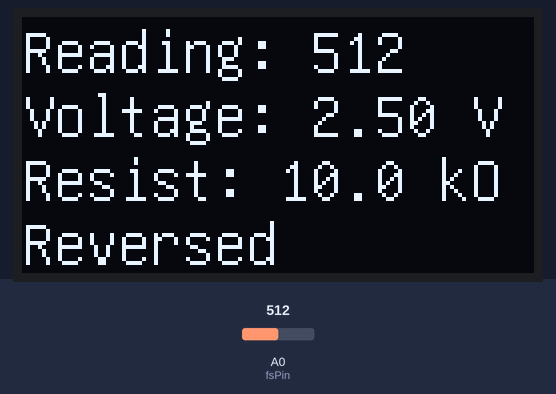
A sketch run on a simulated Arduino Uno, built with avr-gcc and run on an emulated ATmega328P. Parts: 128×64 one-colour display. The inputs (shaded band) are chosen by the test bench; at power-on: A0 (fsPin) = 512.

Above: at 1.2 s.
1.3 s: A0 (fsPin) set to 122
At 3.1 s:
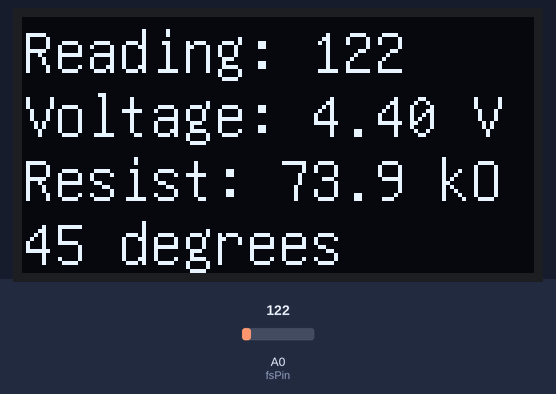
3.4 s: A0 (fsPin) set to 716
At 4.7 s:
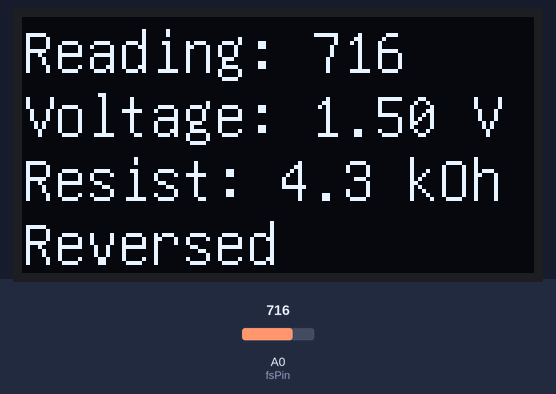
5.4 s: A0 (fsPin) set to 40
At 7.0 s:
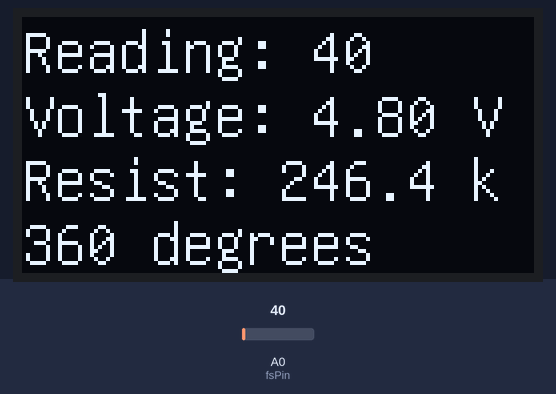
7.4 s: A0 (fsPin) set to 0
At 8.7 s:
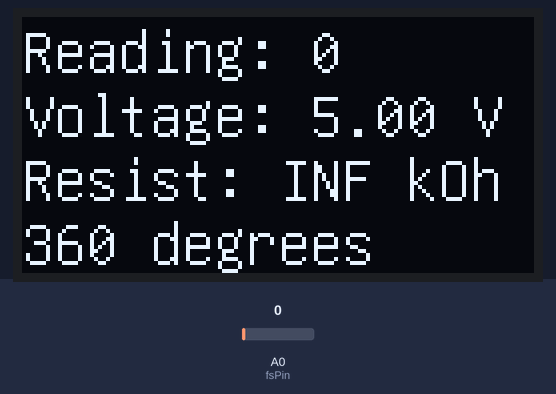
9.5 s: A0 (fsPin) set to 306
At 9.84 s:
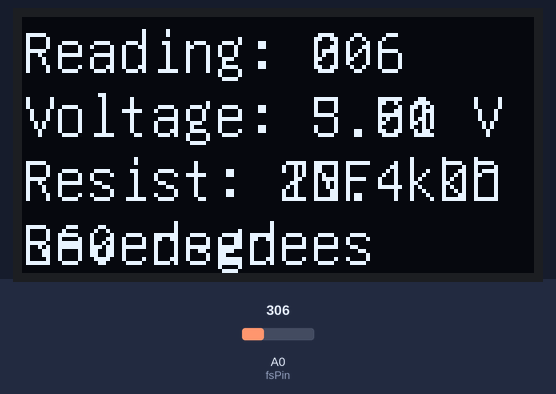
Timing chart, 0 to 12.5 s (numbered marks = the images above; inputs shaded):
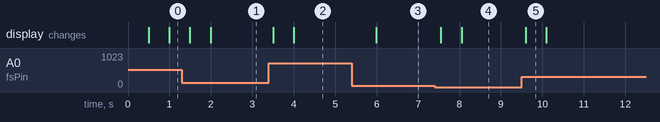

Measured:
- after the input at 1.3 s, the display: first changes after 0.19 s (image 1 shows a later state)
- after the input at 3.4 s, the display: first changes after 0.11 s (image 2 shows a later state)
- after the input at 5.4 s, the display: changes after 0.59 s (image 3)
- after the input at 7.4 s, the display: first changes after 0.14 s (image 4 shows a later state)
- after the input at 9.5 s, the display: changes after 0.10 s (image 5)
- what the display in image 5 shows lasts 0.5 s, from 9.6 s to 10.1 s

The sketch:

FlexSensor.ino
```cpp
/*
 *  Short flex sensor demo.
 *
 *  Connect one end of FSR to power and the other to a 10k pulldown resistor connected to ground.
 *  Connect A0 between the FSR and 10K resistor.
 *
 *  Resistance Values (a forward flex is toward smooth side, a reverse flex is toward the side with black/white bars)
 *  -90° to 180°: 21.5 kOhms
 *  0°: 35-50 kOhms
 *  45°: 75 kOhms
 *  90°: 125 kOhms
 *  135°: 150 kOhms
 *  180°: 215 kOhms
 *  360°: 250 kOhms
 *
 *  Adapted from https://learn.adafruit.com/force-sensitive-resistor-fsr/using-an-fsr
 */

#include <U8glib.h>

// OLED display parameters.
// 4 lines is recommended, but 5 also works.
#define numLines 4
const int clkPin = 8;
const int mosiPin = 9;
const int csPin = 6;
const int dcPin = 7;
const boolean flipped = false;
U8GLIB_SH1106_128X64 u8g(clkPin, mosiPin, csPin, dcPin);
int deltaRow = 16, firstRow = 14;

long lastPrintTime = 0;

String text[] = {
  "0123456789012345",
  "Hello, world!",
  "Hello, again!",
  "Hi, yet again!",
  "Enough already!"
};

const int fsPin = 0;
int fsReading;
float fsVoltage;
float fsResistance;
float fsrConductance;
float fsPosition;

void setup(void) {

  // Set up OLED
  u8g.setFont(u8g_font_unifont); // 16 x 16
  if (numLines == 5) { deltaRow = 12; }
  if (flipped) {
    u8g.setRot180(); // flip screen
    firstRow = 12;
  }
}

void loop(void) {

  u8g.firstPage();
  do {

    if (millis() - lastPrintTime > 50) {

      fsReading = analogRead(fsPin);
      fsVoltage = 5.0 - map(fsReading, 0, 1023, 0, 5000) / 1000.0;
      fsResistance = 10000 * fsVoltage / (5.0 - fsVoltage);

      text[0] = "Reading: " + String(fsReading, DEC);
      text[1] = "Voltage: " + String(fsVoltage, 2) + " V";
      text[2] = "Resist: " + String(fsResistance / 1000, 1) + " kOhm";

      if (fsResistance < 30000) {
        text[3] = "Reversed";
      } else if (fsResistance < 62500) {
        text[3] = "Unflexed";
      } else if (fsResistance < 100000) {
        text[3] = "45 degrees";
      } else if (fsResistance < 137500) {
        text[3] = "90 degrees";
      } else if (fsResistance < 180000) {
        text[3] = "135 degrees";
      } else if (fsResistance < 232500) {
        text[3] = "180 degrees";
      } else {
        text[3] = "360 degrees";
      }

      lastPrintTime = millis();
    }
    draw();
  } while(u8g.nextPage());
}

void draw(void) {
  char charBuffer[16];
  for (int i = 0; i < numLines; i++) {
    text[i].toCharArray(charBuffer, 16);
    u8g.drawStr(0, firstRow + i*deltaRow, charBuffer);
  }
}
```
